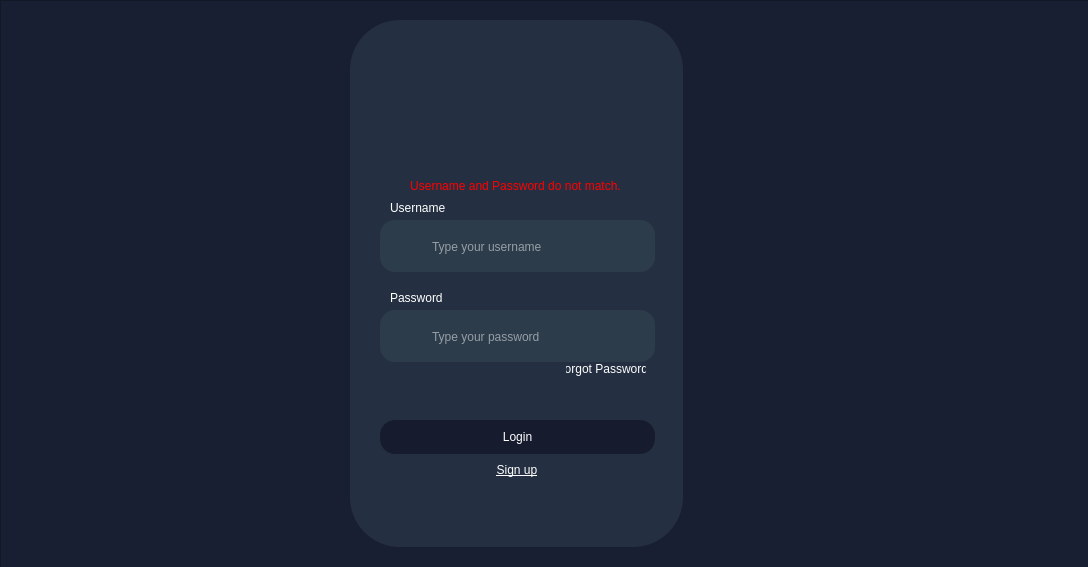
<?xml version="1.0" encoding="UTF-8"?>
<ui version="4.0">
 <class>login</class>
 <widget class="QMainWindow" name="login">
  <property name="geometry">
   <rect>
    <x>0</x>
    <y>0</y>
    <width>1088</width>
    <height>567</height>
   </rect>
  </property>
  <property name="minimumSize">
   <size>
    <width>1088</width>
    <height>567</height>
   </size>
  </property>
  <property name="maximumSize">
   <size>
    <width>1088</width>
    <height>567</height>
   </size>
  </property>
  <property name="windowTitle">
   <string>WardenFort</string>
  </property>
  <property name="windowIcon">
   <iconset resource="wardenfort.qrc">
    <normaloff>:/wardenfort/systemlogo.png</normaloff>:/wardenfort/systemlogo.png</iconset>
  </property>
  <property name="styleSheet">
   <string notr="true">background-color: rgb(25, 31, 50);
</string>
  </property>
  <widget class="QWidget" name="centralwidget">
   <widget class="QFrame" name="loginFrame">
    <property name="geometry">
     <rect>
      <x>0</x>
      <y>0</y>
      <width>1091</width>
      <height>571</height>
     </rect>
    </property>
    <property name="frameShape">
     <enum>QFrame::StyledPanel</enum>
    </property>
    <property name="frameShadow">
     <enum>QFrame::Raised</enum>
    </property>
    <widget class="QLabel" name="wf_word">
     <property name="geometry">
      <rect>
       <x>410</x>
       <y>150</y>
       <width>201</width>
       <height>21</height>
      </rect>
     </property>
     <property name="styleSheet">
      <string notr="true">background-color: rgba(255, 255, 255, 0);</string>
     </property>
     <property name="text">
      <string/>
     </property>
     <property name="pixmap">
      <pixmap resource="wardenfort.qrc">:/wardenfort/wardenfort_word (1).png</pixmap>
     </property>
    </widget>
    <widget class="QLabel" name="wf_word_2">
     <property name="geometry">
      <rect>
       <x>390</x>
       <y>140</y>
       <width>251</width>
       <height>31</height>
      </rect>
     </property>
     <property name="styleSheet">
      <string notr="true">color: rgba(0, 0, 0, 0);
background-color: rgba(0, 0, 0, 0);</string>
     </property>
     <property name="text">
      <string/>
     </property>
     <property name="pixmap">
      <pixmap>C:/Users/admin/Downloads/logo (4).png</pixmap>
     </property>
    </widget>
    <widget class="QPushButton" name="signup_button">
     <property name="geometry">
      <rect>
       <x>477</x>
       <y>458</y>
       <width>80</width>
       <height>24</height>
      </rect>
     </property>
     <property name="cursor">
      <cursorShape>PointingHandCursor</cursorShape>
     </property>
     <property name="styleSheet">
      <string notr="true">background-color: rgba(255, 255, 255, 0);
color: rgb(255, 255, 255);
border: none;
text-decoration: underline;
font: 7.5pt &quot;Segoe UI&quot;;

</string>
     </property>
     <property name="text">
      <string>Sign up</string>
     </property>
    </widget>
    <widget class="QCheckBox" name="eye_open">
     <property name="enabled">
      <bool>true</bool>
     </property>
     <property name="geometry">
      <rect>
       <x>600</x>
       <y>327</y>
       <width>51</width>
       <height>21</height>
      </rect>
     </property>
     <property name="cursor">
      <cursorShape>PointingHandCursor</cursorShape>
     </property>
     <property name="styleSheet">
      <string notr="true">QCheckBox::indicator {
    border: none; /* Remove border */
}

QCheckBox {
    background-color: transparent; /* Remove background color */
}
</string>
     </property>
     <property name="text">
      <string/>
     </property>
     <property name="icon">
      <iconset resource="wardenfort.qrc">
       <normaloff>:/wardenfort/eye_open.png</normaloff>:/wardenfort/eye_open.png</iconset>
     </property>
     <property name="shortcut">
      <string/>
     </property>
     <property name="checkable">
      <bool>false</bool>
     </property>
     <property name="checked">
      <bool>false</bool>
     </property>
     <property name="tristate">
      <bool>false</bool>
     </property>
    </widget>
    <widget class="QLabel" name="user_icon">
     <property name="geometry">
      <rect>
       <x>396</x>
       <y>231</y>
       <width>30</width>
       <height>31</height>
      </rect>
     </property>
     <property name="styleSheet">
      <string notr="true">background-color: rgba(255, 255, 255, 0);</string>
     </property>
     <property name="text">
      <string/>
     </property>
     <property name="pixmap">
      <pixmap resource="wardenfort.qrc">:/wardenfort/pass_icon (11).png</pixmap>
     </property>
    </widget>
    <widget class="QLabel" name="pass_icon">
     <property name="geometry">
      <rect>
       <x>398</x>
       <y>310</y>
       <width>31</width>
       <height>51</height>
      </rect>
     </property>
     <property name="styleSheet">
      <string notr="true">background-color: rgba(255, 255, 255, 0);</string>
     </property>
     <property name="text">
      <string/>
     </property>
     <property name="pixmap">
      <pixmap resource="wardenfort.qrc">:/wardenfort/pass_icon (4).png</pixmap>
     </property>
    </widget>
    <widget class="QCheckBox" name="eye_closed">
     <property name="geometry">
      <rect>
       <x>600</x>
       <y>326</y>
       <width>40</width>
       <height>22</height>
      </rect>
     </property>
     <property name="cursor">
      <cursorShape>PointingHandCursor</cursorShape>
     </property>
     <property name="styleSheet">
      <string notr="true">QCheckBox::indicator {
    border: none; /* Remove border */
}

QCheckBox {
    background-color: transparent; /* Remove background color */
}
</string>
     </property>
     <property name="text">
      <string/>
     </property>
     <property name="icon">
      <iconset resource="wardenfort.qrc">
       <normaloff>:/wardenfort/eye_closed.png</normaloff>:/wardenfort/eye_closed.png</iconset>
     </property>
     <property name="checkable">
      <bool>false</bool>
     </property>
     <property name="checked">
      <bool>false</bool>
     </property>
    </widget>
    <widget class="QLabel" name="wf_logo">
     <property name="geometry">
      <rect>
       <x>470</x>
       <y>40</y>
       <width>101</width>
       <height>121</height>
      </rect>
     </property>
     <property name="styleSheet">
      <string notr="true">color: rgba(0, 0, 0, 0);
background-color: rgba(0, 0, 0, 0);</string>
     </property>
     <property name="text">
      <string/>
     </property>
     <property name="pixmap">
      <pixmap resource="wardenfort.qrc">:/wardenfort/7-removebg-preview 1.png</pixmap>
     </property>
    </widget>
    <widget class="QLabel" name="cyber_bg">
     <property name="geometry">
      <rect>
       <x>480</x>
       <y>130</y>
       <width>411</width>
       <height>331</height>
      </rect>
     </property>
     <property name="styleSheet">
      <string notr="true">background-color: rgba(255, 255, 255, 0);</string>
     </property>
     <property name="text">
      <string/>
     </property>
     <property name="pixmap">
      <pixmap resource="wardenfort.qrc">:/wardenfort/cyber (1).png</pixmap>
     </property>
    </widget>
    <widget class="QPushButton" name="forgot_pass">
     <property name="geometry">
      <rect>
       <x>566</x>
       <y>357</y>
       <width>80</width>
       <height>24</height>
      </rect>
     </property>
     <property name="cursor">
      <cursorShape>PointingHandCursor</cursorShape>
     </property>
     <property name="styleSheet">
      <string notr="true">font: 7.5pt &quot;Segoe UI&quot;;
color: #ffffff;
border: 0;
background-color: rgba(255, 255, 255, 0);

</string>
     </property>
     <property name="text">
      <string>Forgot Password?</string>
     </property>
    </widget>
    <widget class="QWidget" name="widget" native="true">
     <property name="geometry">
      <rect>
       <x>350</x>
       <y>20</y>
       <width>333</width>
       <height>527</height>
      </rect>
     </property>
     <property name="minimumSize">
      <size>
       <width>333</width>
       <height>527</height>
      </size>
     </property>
     <property name="maximumSize">
      <size>
       <width>333</width>
       <height>527</height>
      </size>
     </property>
     <property name="styleSheet">
      <string notr="true">background-color: rgba(44, 60, 75, 0.6); 
border-radius: 50px;
</string>
     </property>
     <widget class="QLabel" name="username_text">
      <property name="geometry">
       <rect>
        <x>40</x>
        <y>180</y>
        <width>81</width>
        <height>16</height>
       </rect>
      </property>
      <property name="font">
       <font>
        <family>Segoe UI</family>
       </font>
      </property>
      <property name="styleSheet">
       <string notr="true">QLabel {
    color: #ffffff;
background-color: rgba(0, 0, 0, 0);
}


</string>
      </property>
      <property name="text">
       <string>Username</string>
      </property>
     </widget>
     <widget class="QLineEdit" name="typeUN_box">
      <property name="geometry">
       <rect>
        <x>30</x>
        <y>200</y>
        <width>275</width>
        <height>52</height>
       </rect>
      </property>
      <property name="minimumSize">
       <size>
        <width>275</width>
        <height>52</height>
       </size>
      </property>
      <property name="maximumSize">
       <size>
        <width>275</width>
        <height>52</height>
       </size>
      </property>
      <property name="styleSheet">
       <string notr="true">QLineEdit {
border-radius: 15px; 
background-color: rgb(44, 60, 75);
padding: 50px;
	color: rgb(255, 255, 255);
}

</string>
      </property>
      <property name="placeholderText">
       <string>Type your username</string>
      </property>
     </widget>
     <widget class="QLineEdit" name="typePASS_box">
      <property name="geometry">
       <rect>
        <x>30</x>
        <y>290</y>
        <width>275</width>
        <height>52</height>
       </rect>
      </property>
      <property name="minimumSize">
       <size>
        <width>275</width>
        <height>52</height>
       </size>
      </property>
      <property name="maximumSize">
       <size>
        <width>275</width>
        <height>52</height>
       </size>
      </property>
      <property name="styleSheet">
       <string notr="true">QLineEdit {
border-radius: 15px; 
background-color: rgb(44, 60, 75);
padding: 50px;
	color: rgb(255, 255, 255);
}
</string>
      </property>
      <property name="placeholderText">
       <string>Type your password</string>
      </property>
     </widget>
     <widget class="QLabel" name="pass_text">
      <property name="geometry">
       <rect>
        <x>40</x>
        <y>270</y>
        <width>81</width>
        <height>16</height>
       </rect>
      </property>
      <property name="styleSheet">
       <string notr="true">QLabel {
    color: #ffffff;
background-color: rgba(0, 0, 0, 0);
}


</string>
      </property>
      <property name="text">
       <string>Password</string>
      </property>
     </widget>
     <widget class="QPushButton" name="loginButton">
      <property name="geometry">
       <rect>
        <x>30</x>
        <y>400</y>
        <width>275</width>
        <height>34</height>
       </rect>
      </property>
      <property name="minimumSize">
       <size>
        <width>275</width>
        <height>34</height>
       </size>
      </property>
      <property name="maximumSize">
       <size>
        <width>275</width>
        <height>34</height>
       </size>
      </property>
      <property name="styleSheet">
       <string notr="true">QPushButton {
border-radius: 15px; 
background-color: rgb(22, 27, 46);
color: white;
}
QPushButton:hover {
}
QPushButton:pressed {
background-color: rgb(24, 40, 55); /* Adjust pressed color if needed */
}</string>
      </property>
      <property name="text">
       <string>Login</string>
      </property>
     </widget>
     <widget class="QLabel" name="error_1">
      <property name="geometry">
       <rect>
        <x>30</x>
        <y>156</y>
        <width>271</width>
        <height>20</height>
       </rect>
      </property>
      <property name="font">
       <font>
        <family>Segoe UI</family>
       </font>
      </property>
      <property name="styleSheet">
       <string notr="true">QLabel {
    color: red;
background-color: rgba(0, 0, 0, 0);
}


</string>
      </property>
      <property name="text">
       <string>Username and Password do not match.</string>
      </property>
      <property name="alignment">
       <set>Qt::AlignCenter</set>
      </property>
     </widget>
     <zorder>typePASS_box</zorder>
     <zorder>typeUN_box</zorder>
     <zorder>username_text</zorder>
     <zorder>pass_text</zorder>
     <zorder>loginButton</zorder>
     <zorder>error_1</zorder>
    </widget>
    <zorder>widget</zorder>
    <zorder>wf_word</zorder>
    <zorder>wf_word_2</zorder>
    <zorder>signup_button</zorder>
    <zorder>eye_open</zorder>
    <zorder>user_icon</zorder>
    <zorder>pass_icon</zorder>
    <zorder>eye_closed</zorder>
    <zorder>wf_logo</zorder>
    <zorder>cyber_bg</zorder>
    <zorder>forgot_pass</zorder>
   </widget>
   <widget class="QLabel" name="loading">
    <property name="geometry">
     <rect>
      <x>0</x>
      <y>0</y>
      <width>1088</width>
      <height>567</height>
     </rect>
    </property>
    <property name="text">
     <string/>
    </property>
   </widget>
   <zorder>loading</zorder>
   <zorder>loginFrame</zorder>
  </widget>
 </widget>
 <resources>
  <include location="wardenfort.qrc"/>
 </resources>
 <connections/>
</ui>
